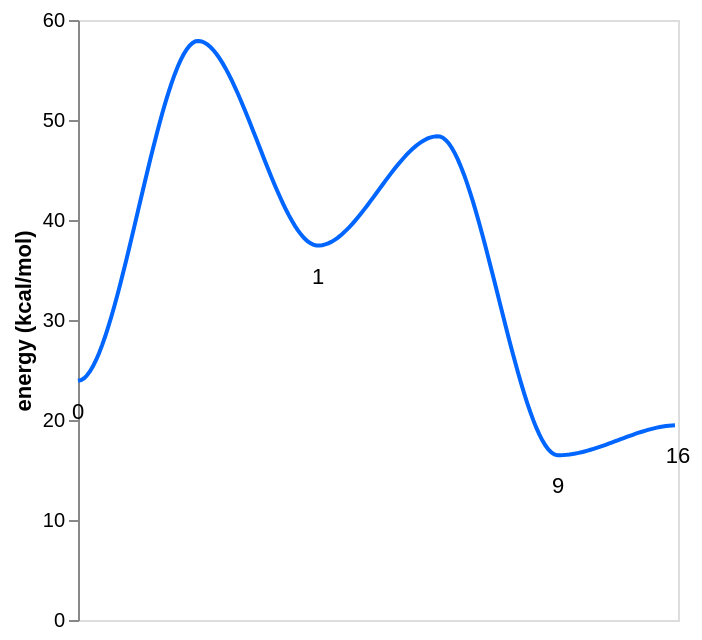

Notebook cell for this chart:
### Code cell
from autochem.util import plot

root_key = 0
leaf_keys = [16]

node_paths = mess.surf.node_paths_from_source(surf, root_key, leaf_keys=leaf_keys)

mess.surf.plot_paths(
    surf,
    node_paths,
    label=True,
)

### Figure 1 — Vega-Lite specification as saved in the notebook (floating-point values rounded to 4 significant figures; data arrays with more than 128 entries replaced by an {"elided": "..."} marker saying what was removed)
{"config": {"view": {"continuousWidth": 300, "continuousHeight": 300}, "axis": {"grid": false}}, "layer": [{"data": {"name": "data-45abbc4eb5a46b7c45a48c56962700ea"}, "mark": {"type": "line"}, "encoding": {"color": {"field": "path", "legend": null, "scale": {"domain": ["0"], "range": ["#0066ff"]}, "type": "nominal"}, "x": {"axis": null, "field": "x", "type": "temporal"}, "y": {"field": "energy", "title": "energy (kcal/mol)", "type": "quantitative"}}, "transform": [{"fold": ["0"], "as": ["path", "energy"]}]}, {"data": {"name": "data-c088349bd1e470df7529b07f5e357d7a"}, "mark": {"type": "text", "baseline": "top", "dy": 10}, "encoding": {"text": {"field": "label", "type": "quantitative"}, "x": {"axis": null, "field": "x", "type": "quantitative"}, "y": {"field": "y", "type": "quantitative"}}}], "$schema": "https://vega.github.io/schema/vega-lite/v5.20.1.json", "datasets": {"data-45abbc4eb5a46b7c45a48c56962700ea": {"elided": "200 records"}, "data-c088349bd1e470df7529b07f5e357d7a": [{"x": 0.0, "y": 23.92, "label": 0}, {"x": 0.4, "y": 37.44, "label": 1}, {"x": 0.8, "y": 16.48, "label": 9}, {"x": 1.0, "y": 19.48, "label": 16}]}}
